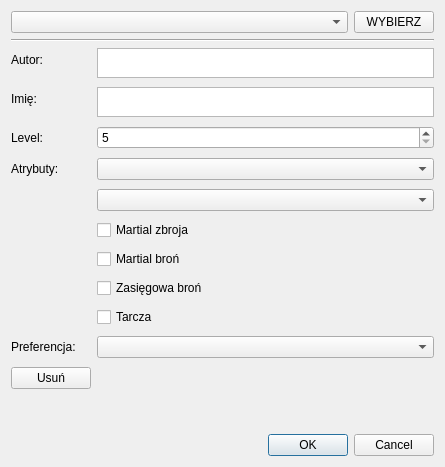
<?xml version="1.0" encoding="UTF-8"?>
<ui version="4.0">
 <class>EditPlayerDialogue</class>
 <widget class="QDialog" name="EditPlayerDialogue">
  <property name="geometry">
   <rect>
    <x>0</x>
    <y>0</y>
    <width>445</width>
    <height>467</height>
   </rect>
  </property>
  <property name="sizePolicy">
   <sizepolicy hsizetype="Expanding" vsizetype="Preferred">
    <horstretch>0</horstretch>
    <verstretch>0</verstretch>
   </sizepolicy>
  </property>
  <property name="windowTitle">
   <string>Edytuj gracza</string>
  </property>
  <layout class="QVBoxLayout" name="verticalLayout">
   <item>
    <layout class="QVBoxLayout" name="verticalLayout_2" stretch="0,0,0">
     <item>
      <layout class="QHBoxLayout" name="horizontalLayout" stretch="2,0">
       <item>
        <widget class="QComboBox" name="ComboBoxSelectPlayer"/>
       </item>
       <item>
        <widget class="QPushButton" name="BttnConfirmSelection">
         <property name="text">
          <string>WYBIERZ</string>
         </property>
        </widget>
       </item>
      </layout>
     </item>
     <item>
      <widget class="Line" name="line">
       <property name="orientation">
        <enum>Qt::Orientation::Horizontal</enum>
       </property>
      </widget>
     </item>
     <item>
      <layout class="QFormLayout" name="formLayout">
       <property name="verticalSpacing">
        <number>9</number>
       </property>
       <item row="0" column="0">
        <widget class="QLabel" name="LabelAuthor">
         <property name="text">
          <string>Autor:</string>
         </property>
        </widget>
       </item>
       <item row="0" column="1">
        <widget class="QTextEdit" name="TxtEditAuthor">
         <property name="sizePolicy">
          <sizepolicy hsizetype="Expanding" vsizetype="Maximum">
           <horstretch>0</horstretch>
           <verstretch>0</verstretch>
          </sizepolicy>
         </property>
         <property name="maximumSize">
          <size>
           <width>16777215</width>
           <height>30</height>
          </size>
         </property>
        </widget>
       </item>
       <item row="1" column="0">
        <widget class="QLabel" name="LabelName">
         <property name="text">
          <string>Imię:</string>
         </property>
        </widget>
       </item>
       <item row="1" column="1">
        <widget class="QTextEdit" name="TxtEditCharName">
         <property name="sizePolicy">
          <sizepolicy hsizetype="Expanding" vsizetype="Maximum">
           <horstretch>0</horstretch>
           <verstretch>0</verstretch>
          </sizepolicy>
         </property>
         <property name="maximumSize">
          <size>
           <width>16777215</width>
           <height>30</height>
          </size>
         </property>
        </widget>
       </item>
       <item row="2" column="0">
        <widget class="QLabel" name="LabelLvl">
         <property name="text">
          <string>Level:</string>
         </property>
        </widget>
       </item>
       <item row="2" column="1">
        <widget class="QSpinBox" name="SpinBoxLvl">
         <property name="minimum">
          <number>5</number>
         </property>
         <property name="maximum">
          <number>200</number>
         </property>
        </widget>
       </item>
       <item row="3" column="0">
        <widget class="QLabel" name="LabelAttrubutes">
         <property name="text">
          <string>Atrybuty:</string>
         </property>
        </widget>
       </item>
       <item row="3" column="1">
        <widget class="QComboBox" name="ComboBoxAttributes"/>
       </item>
       <item row="4" column="1">
        <widget class="QComboBox" name="ComboboxAttributres2"/>
       </item>
       <item row="5" column="1">
        <widget class="QCheckBox" name="CheckBoxMartialArmor">
         <property name="text">
          <string>Martial zbroja</string>
         </property>
        </widget>
       </item>
       <item row="6" column="1">
        <widget class="QCheckBox" name="CheckBoxMartialWeapon">
         <property name="text">
          <string>Martial broń</string>
         </property>
        </widget>
       </item>
       <item row="7" column="1">
        <widget class="QCheckBox" name="CheckBoxRange">
         <property name="text">
          <string>Zasięgowa broń</string>
         </property>
        </widget>
       </item>
       <item row="8" column="1">
        <widget class="QCheckBox" name="CheckBoxShield">
         <property name="text">
          <string>Tarcza</string>
         </property>
        </widget>
       </item>
       <item row="9" column="1">
        <widget class="QComboBox" name="ComboBoxWeaponPreference"/>
       </item>
       <item row="9" column="0">
        <widget class="QLabel" name="LabelPreference">
         <property name="text">
          <string>Preferencja:</string>
         </property>
        </widget>
       </item>
       <item row="10" column="0">
        <widget class="QPushButton" name="BttnDelPlayer">
         <property name="text">
          <string>Usuń</string>
         </property>
        </widget>
       </item>
      </layout>
     </item>
    </layout>
   </item>
   <item>
    <widget class="QDialogButtonBox" name="buttonBox">
     <property name="orientation">
      <enum>Qt::Orientation::Horizontal</enum>
     </property>
     <property name="standardButtons">
      <set>QDialogButtonBox::StandardButton::Cancel|QDialogButtonBox::StandardButton::Ok</set>
     </property>
    </widget>
   </item>
  </layout>
 </widget>
 <resources/>
 <connections>
  <connection>
   <sender>buttonBox</sender>
   <signal>accepted()</signal>
   <receiver>EditPlayerDialogue</receiver>
   <slot>accept()</slot>
   <hints>
    <hint type="sourcelabel">
     <x>248</x>
     <y>254</y>
    </hint>
    <hint type="destinationlabel">
     <x>157</x>
     <y>274</y>
    </hint>
   </hints>
  </connection>
  <connection>
   <sender>buttonBox</sender>
   <signal>rejected()</signal>
   <receiver>EditPlayerDialogue</receiver>
   <slot>reject()</slot>
   <hints>
    <hint type="sourcelabel">
     <x>316</x>
     <y>260</y>
    </hint>
    <hint type="destinationlabel">
     <x>286</x>
     <y>274</y>
    </hint>
   </hints>
  </connection>
 </connections>
</ui>
